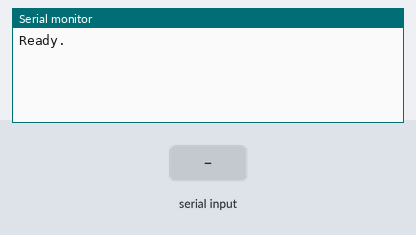
Bench run of a sketch on a simulated Arduino Uno, built with avr-gcc and run on an emulated ATmega328P. Shown: the last lines printed to the serial monitor. The test bench sets the inputs (shaded band).

Above: at 1.2 s.
1.3 s: "90,45\n" received over Serial
At 2.4 s:
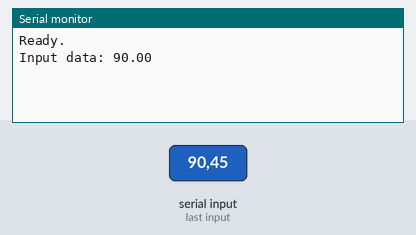
2.8 s: "30,150\n" received over Serial
At 3.6 s:
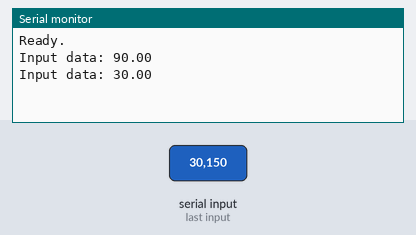

The sketch:

Read-floating-number.ino
```cpp
String str = "";   // 暫存輸入字串的變數

void setup() {
  Serial.begin(9600);
  Serial.println("Ready.");
}

void loop() {
  while (Serial.available() > 0) {
    char val = Serial.read();

    if (val != '\n') {    // 若序列輸入字元不是 '\n'
      str += val;         // 把字元連結成字串
    } else {
      Serial.print("Input data: ");
      Serial.println(str.toFloat());   // 將字串轉換成浮點數字
      str = "";    // 清除字串
    }
  }
}
```

Measured:
- after the input at 1.3 s, the serial monitor: prints a new line at once (image 1)
- after the input at 2.8 s, the serial monitor: prints a new line at once (image 2)
